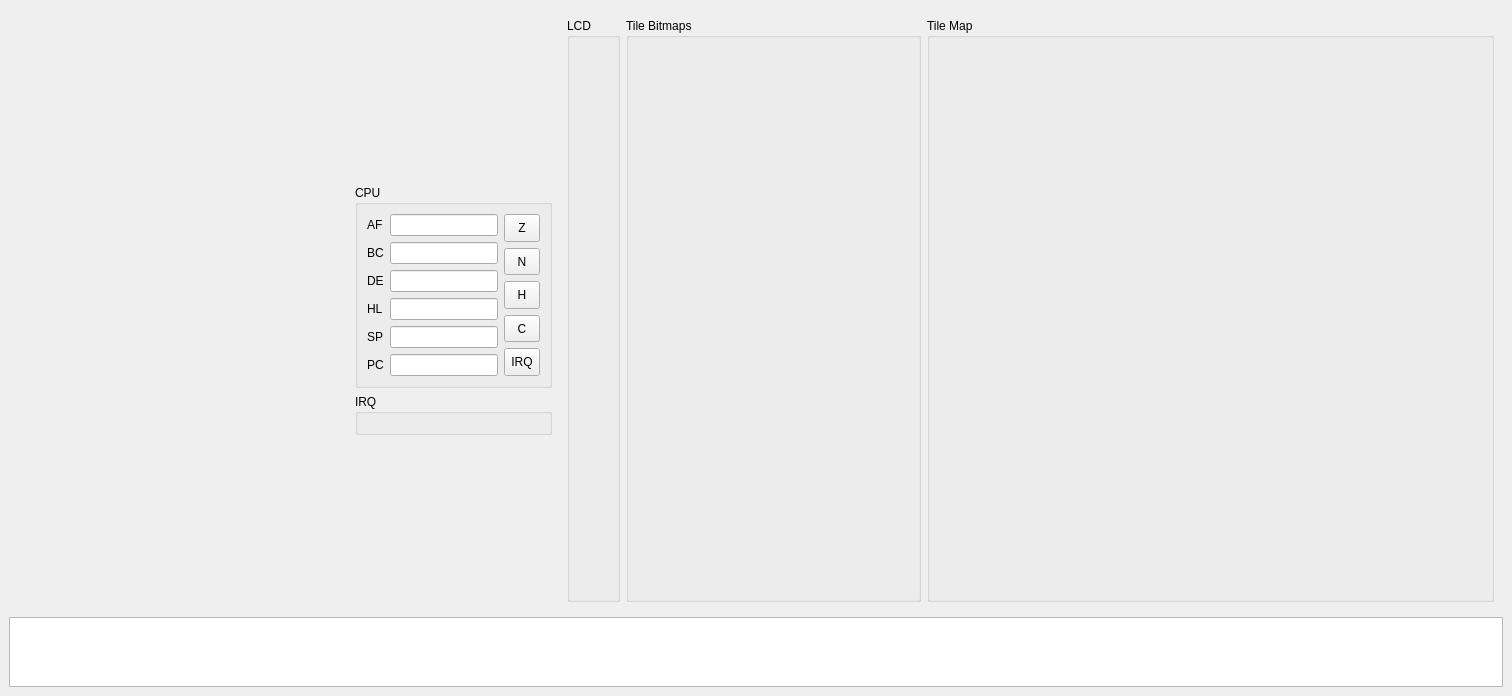
<?xml version="1.0" encoding="UTF-8"?>
<ui version="4.0">
 <class>MainWindow</class>
 <widget class="QMainWindow" name="MainWindow">
  <property name="geometry">
   <rect>
    <x>0</x>
    <y>0</y>
    <width>882</width>
    <height>573</height>
   </rect>
  </property>
  <property name="windowTitle">
   <string>YAGB</string>
  </property>
  <widget class="QWidget" name="centralWidget">
   <layout class="QVBoxLayout" name="outerLayout">
    <item>
     <widget class="QWidget" name="topPane" native="true">
      <property name="sizePolicy">
       <sizepolicy hsizetype="Minimum" vsizetype="Minimum">
        <horstretch>0</horstretch>
        <verstretch>0</verstretch>
       </sizepolicy>
      </property>
      <layout class="QHBoxLayout" name="topPaneLayout">
       <item>
        <widget class="LcdWidget" name="lcdWidget" native="true">
         <property name="sizePolicy">
          <sizepolicy hsizetype="Fixed" vsizetype="Fixed">
           <horstretch>1</horstretch>
           <verstretch>1</verstretch>
          </sizepolicy>
         </property>
         <property name="minimumSize">
          <size>
           <width>322</width>
           <height>290</height>
          </size>
         </property>
         <property name="maximumSize">
          <size>
           <width>322</width>
           <height>290</height>
          </size>
         </property>
        </widget>
       </item>
       <item>
        <widget class="QWidget" name="topPaneColumn1Container" native="true">
         <property name="sizePolicy">
          <sizepolicy hsizetype="Fixed" vsizetype="Fixed">
           <horstretch>0</horstretch>
           <verstretch>0</verstretch>
          </sizepolicy>
         </property>
         <layout class="QVBoxLayout" name="topPaneColumn1Layout">
          <item>
           <widget class="QGroupBox" name="cpuRegsGroupbox">
            <property name="sizePolicy">
             <sizepolicy hsizetype="Minimum" vsizetype="Minimum">
              <horstretch>0</horstretch>
              <verstretch>0</verstretch>
             </sizepolicy>
            </property>
            <property name="title">
             <string>CPU</string>
            </property>
            <layout class="QHBoxLayout" name="horizontalLayout">
             <item>
              <layout class="QFormLayout" name="formLayout">
               <item row="0" column="0">
                <widget class="QLabel" name="cpuRegsAfLabel">
                 <property name="text">
                  <string>AF</string>
                 </property>
                </widget>
               </item>
               <item row="0" column="1">
                <widget class="HexTextField4" name="cpuRegsAf"/>
               </item>
               <item row="1" column="0">
                <widget class="QLabel" name="cpuRegsBcLabel">
                 <property name="text">
                  <string>BC</string>
                 </property>
                </widget>
               </item>
               <item row="1" column="1">
                <widget class="HexTextField4" name="cpuRegsBc"/>
               </item>
               <item row="2" column="0">
                <widget class="QLabel" name="cpuRegsDeLabel">
                 <property name="text">
                  <string>DE</string>
                 </property>
                </widget>
               </item>
               <item row="2" column="1">
                <widget class="HexTextField4" name="cpuRegsDe"/>
               </item>
               <item row="3" column="0">
                <widget class="QLabel" name="cpuRegsHlLabel">
                 <property name="text">
                  <string>HL</string>
                 </property>
                </widget>
               </item>
               <item row="3" column="1">
                <widget class="HexTextField4" name="cpuRegsHl"/>
               </item>
               <item row="4" column="0">
                <widget class="QLabel" name="cpuRegsSpLabel">
                 <property name="text">
                  <string>SP</string>
                 </property>
                </widget>
               </item>
               <item row="4" column="1">
                <widget class="HexTextField4" name="cpuRegsSp"/>
               </item>
               <item row="5" column="0">
                <widget class="QLabel" name="cpuRegsPcLabel">
                 <property name="text">
                  <string>PC</string>
                 </property>
                </widget>
               </item>
               <item row="5" column="1">
                <widget class="HexTextField4" name="cpuRegsPc"/>
               </item>
              </layout>
             </item>
             <item>
              <layout class="QGridLayout" name="gridLayout">
               <item row="0" column="0">
                <widget class="OneCharacterButton" name="cpuFlagZ">
                 <property name="sizePolicy">
                  <sizepolicy hsizetype="Minimum" vsizetype="Expanding">
                   <horstretch>0</horstretch>
                   <verstretch>0</verstretch>
                  </sizepolicy>
                 </property>
                 <property name="text">
                  <string>Z</string>
                 </property>
                </widget>
               </item>
               <item row="1" column="0">
                <widget class="OneCharacterButton" name="cpuFlagC">
                 <property name="sizePolicy">
                  <sizepolicy hsizetype="Minimum" vsizetype="Expanding">
                   <horstretch>0</horstretch>
                   <verstretch>0</verstretch>
                  </sizepolicy>
                 </property>
                 <property name="text">
                  <string>N</string>
                 </property>
                </widget>
               </item>
               <item row="2" column="0">
                <widget class="OneCharacterButton" name="cpuFlagH">
                 <property name="sizePolicy">
                  <sizepolicy hsizetype="Minimum" vsizetype="Expanding">
                   <horstretch>0</horstretch>
                   <verstretch>0</verstretch>
                  </sizepolicy>
                 </property>
                 <property name="text">
                  <string>H</string>
                 </property>
                </widget>
               </item>
               <item row="3" column="0">
                <widget class="OneCharacterButton" name="cpuFlagN">
                 <property name="sizePolicy">
                  <sizepolicy hsizetype="Minimum" vsizetype="Expanding">
                   <horstretch>0</horstretch>
                   <verstretch>0</verstretch>
                  </sizepolicy>
                 </property>
                 <property name="text">
                  <string>C</string>
                 </property>
                </widget>
               </item>
               <item row="4" column="0">
                <widget class="OneCharacterButton" name="cpuFlagIrqs">
                 <property name="sizePolicy">
                  <sizepolicy hsizetype="Minimum" vsizetype="Expanding">
                   <horstretch>0</horstretch>
                   <verstretch>0</verstretch>
                  </sizepolicy>
                 </property>
                 <property name="text">
                  <string>IRQ</string>
                 </property>
                </widget>
               </item>
              </layout>
             </item>
            </layout>
           </widget>
          </item>
          <item>
           <widget class="QGroupBox" name="irqsGroupbox">
            <property name="sizePolicy">
             <sizepolicy hsizetype="Minimum" vsizetype="Minimum">
              <horstretch>0</horstretch>
              <verstretch>0</verstretch>
             </sizepolicy>
            </property>
            <property name="title">
             <string>IRQ</string>
            </property>
            <layout class="QGridLayout" name="irqsFormLayout"/>
           </widget>
          </item>
         </layout>
        </widget>
       </item>
       <item>
        <widget class="QGroupBox" name="lcdRegsGroupbox">
         <property name="sizePolicy">
          <sizepolicy hsizetype="Minimum" vsizetype="Minimum">
           <horstretch>0</horstretch>
           <verstretch>0</verstretch>
          </sizepolicy>
         </property>
         <property name="title">
          <string>LCD</string>
         </property>
         <layout class="QFormLayout" name="lcdRegsFormLayout">
          <property name="fieldGrowthPolicy">
           <enum>QFormLayout::AllNonFixedFieldsGrow</enum>
          </property>
         </layout>
        </widget>
       </item>
       <item>
        <widget class="QGroupBox" name="groupBox">
         <property name="title">
          <string>Tile Bitmaps</string>
         </property>
         <layout class="QHBoxLayout" name="horizontalLayout_2">
          <item>
           <widget class="LcdWidget" name="patternViewerLcdWidget" native="true">
            <property name="sizePolicy">
             <sizepolicy hsizetype="Fixed" vsizetype="Fixed">
              <horstretch>0</horstretch>
              <verstretch>0</verstretch>
             </sizepolicy>
            </property>
            <property name="minimumSize">
             <size>
              <width>271</width>
              <height>407</height>
             </size>
            </property>
            <property name="maximumSize">
             <size>
              <width>271</width>
              <height>407</height>
             </size>
            </property>
           </widget>
          </item>
         </layout>
        </widget>
       </item>
       <item>
        <widget class="QGroupBox" name="groupBox_2">
         <property name="title">
          <string>Tile Map</string>
         </property>
         <layout class="QVBoxLayout" name="verticalLayout">
          <item>
           <widget class="LcdWidget" name="tileMapViewerLcdWidget" native="true">
            <property name="sizePolicy">
             <sizepolicy hsizetype="Fixed" vsizetype="Fixed">
              <horstretch>0</horstretch>
              <verstretch>0</verstretch>
             </sizepolicy>
            </property>
            <property name="minimumSize">
             <size>
              <width>543</width>
              <height>543</height>
             </size>
            </property>
            <property name="maximumSize">
             <size>
              <width>543</width>
              <height>543</height>
             </size>
            </property>
           </widget>
          </item>
         </layout>
        </widget>
       </item>
      </layout>
     </widget>
    </item>
    <item>
     <widget class="QPlainTextEdit" name="logTextarea"/>
    </item>
   </layout>
  </widget>
 </widget>
 <customwidgets>
  <customwidget>
   <class>LcdWidget</class>
   <extends>QWidget</extends>
   <header>gui/LcdWidget.hpp</header>
   <container>1</container>
  </customwidget>
  <customwidget>
   <class>HexTextField4</class>
   <extends>QLineEdit</extends>
   <header>gui/HexTextField.hpp</header>
  </customwidget>
  <customwidget>
   <class>OneCharacterButton</class>
   <extends>QToolButton</extends>
   <header>gui/OneCharacterButton.hpp</header>
  </customwidget>
 </customwidgets>
 <resources/>
 <connections/>
</ui>
